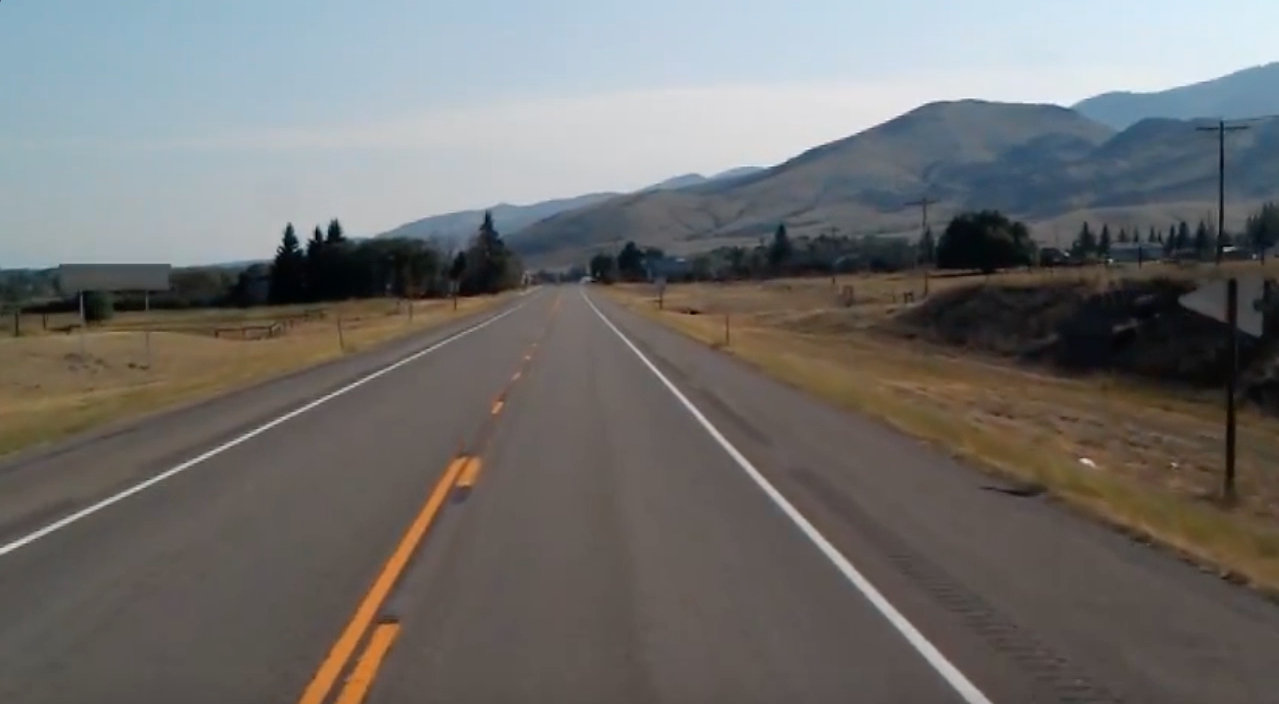
#> input picture Kiwi_Behavioural_Clonning/PC/Image_processing/FindingLanes/test_image.jpg, 1279 x 704 px, given in place of the camera
$ python ColourGui.py
#> lines starting #> are read from the running program, lines starting #| are printed output that depends on the picture; after the words box and inside, x2 and y2 are one past the last pixel; in counts of white or black regions, pixels touching at a corner belong together
import cv2
import numpy as np

def nothing(x):
    pass

def create_sliders(color_name, low, high):
    """Create HSV sliders attached to the 'Stream' window."""
    cv2.namedWindow('Stream', cv2.WINDOW_NORMAL)
    cv2.resizeWindow('Stream', 1000, 500)
    cv2.createTrackbar(f'{color_name}_L-H', 'Stream', low[0], 179, nothing)
    cv2.createTrackbar(f'{color_name}_L-S', 'Stream', low[1], 255, nothing)
    cv2.createTrackbar(f'{color_name}_L-V', 'Stream', low[2], 255, nothing)
    cv2.createTrackbar(f'{color_name}_H-H', 'Stream', high[0], 179, nothing)
    cv2.createTrackbar(f'{color_name}_H-S', 'Stream', high[1], 255, nothing)
    cv2.createTrackbar(f'{color_name}_H-V', 'Stream', high[2], 255, nothing)

def get_slider_values(color_name):
    """Get current HSV slider values for the active color."""
    l_h = cv2.getTrackbarPos(f'{color_name}_L-H', 'Stream')
    l_s = cv2.getTrackbarPos(f'{color_name}_L-S', 'Stream')
    l_v = cv2.getTrackbarPos(f'{color_name}_L-V', 'Stream')
    h_h = cv2.getTrackbarPos(f'{color_name}_H-H', 'Stream')
    h_s = cv2.getTrackbarPos(f'{color_name}_H-S', 'Stream')
    h_v = cv2.getTrackbarPos(f'{color_name}_H-V', 'Stream')
    return np.array([l_h, l_s, l_v]), np.array([h_h, h_s, h_v])

def draw_text(img, text, pos, color=(0, 255, 0), scale=2, thickness=2):
    cv2.putText(img, text, pos, cv2.FONT_HERSHEY_SIMPLEX, scale, color, thickness, cv2.LINE_AA)

def main():
    # Use DirectShow backend on Windows for better compatibility
    print("Attempting to open camera...")
    cap = cv2.VideoCapture(0, cv2.CAP_DSHOW)

    if not cap.isOpened():
        print("Cannot open webcam at index 0 with DirectShow, trying default backend...")
        cap = cv2.VideoCapture(0)
        if not cap.isOpened():
            print("Cannot open webcam. Please check your camera connection.")
            return

    print("Camera opened successfully!")
    print(f"Camera resolution: {int(cap.get(cv2.CAP_PROP_FRAME_WIDTH))}x{int(cap.get(cv2.CAP_PROP_FRAME_HEIGHT))}")

    presets = {
        'Yellow': (np.array([20, 100, 100]), np.array([30, 255, 255])),
        'Blue': (np.array([100, 100, 100]), np.array([130, 255, 255]))
    }

    mode = 1  # Start in combined mode (show values and combined filter)

    # For modes 2 and 3, we need sliders, so create them upfront:
    # We'll create/destroy window on mode change, but start with no sliders for mode 1.
    # We'll create sliders on demand.

    # Track current active color for slider mode
    active_color = None

    print("Controls:")
    print("1: Show combined mask and HSV values (no sliders)")
    print("2: Show Blue sliders and Blue filtered stream")
    print("3: Show Yellow sliders and Yellow filtered stream")
    print("q or ESC: Quit")
    print("\nStarting video stream...")

    frame_count = 0
    while True:
        ret, frame = cap.read()
#> frame is the input picture: shape (704, 1279, 3); mean B, G, R 109.7, 111.3, 112.3
        if not ret:
            print(f"Can't receive frame after {frame_count} frames. Exiting ...")
            break

        frame_count += 1
        if frame_count == 1:
            print(f"First frame received! Shape: {frame.shape}")
#| First frame received! Shape: (704, 1279, 3)

        hsv = cv2.cvtColor(frame, cv2.COLOR_BGR2HSV)
#> hsv: shape (704, 1279, 3); mean H, S, V 51.3, 49.6, 121.7

        if mode == 1:
            # Combined mask
            lower_yellow, upper_yellow = presets['Yellow']
            lower_blue, upper_blue = presets['Blue']

            # If sliders were ever created, read their values
            if active_color == 'Yellow':
                lower_yellow, upper_yellow = get_slider_values('Yellow')
            elif active_color == 'Blue':
                lower_blue, upper_blue = get_slider_values('Blue')

            mask_yellow = cv2.inRange(hsv, lower_yellow, upper_yellow)
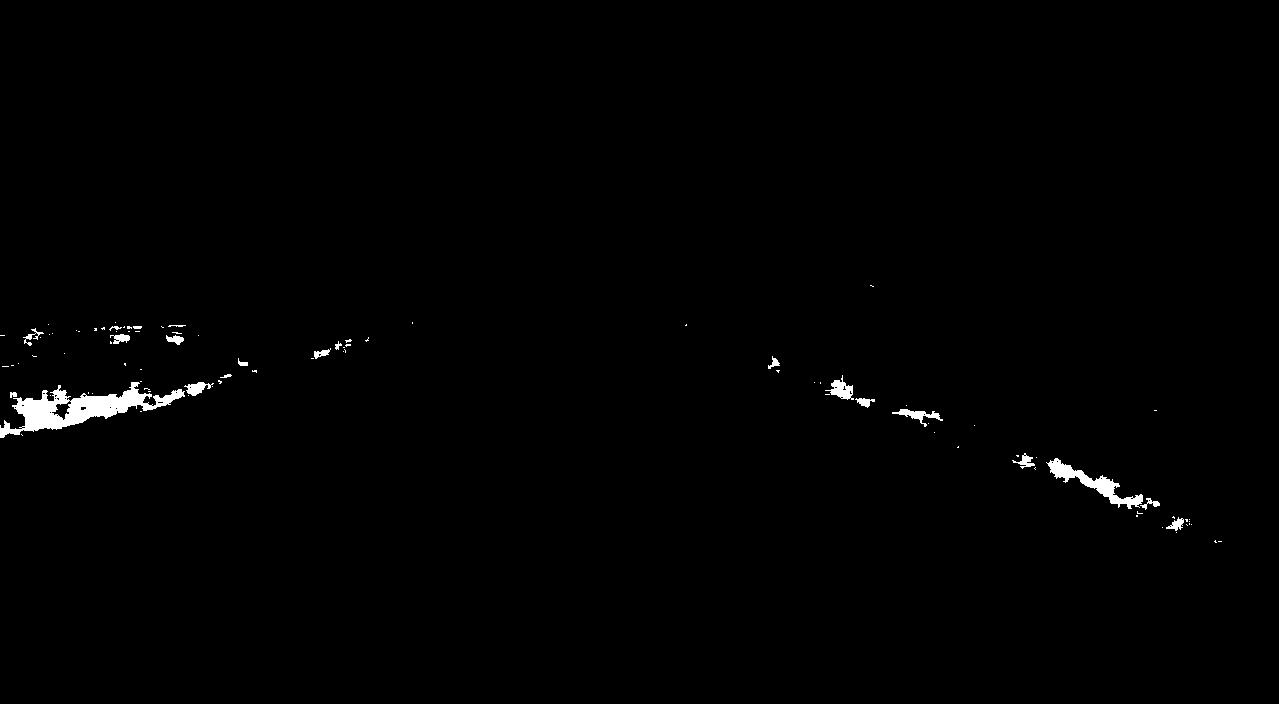
#> mask_yellow: shape (704, 1279); 0.78% white; 95 white regions (74 under 20 px), largest, box (x1, y1, x2, y2) and area: (0, 382, 185, 438) 3616, (1046, 458, 1143, 509) 1177, (825, 375, 854, 400) 319
            mask_blue = cv2.inRange(hsv, lower_blue, upper_blue)
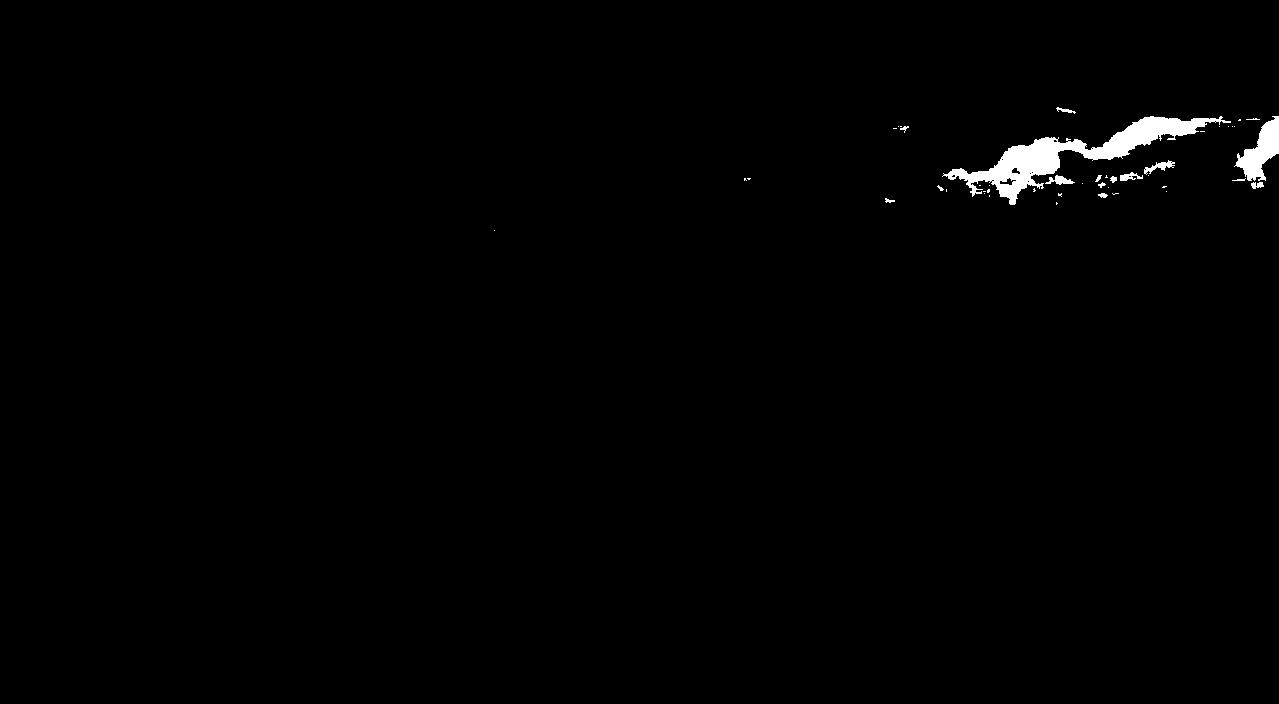
#> mask_blue: shape (704, 1279); 0.89% white; 45 white regions (31 under 20 px), largest, box (x1, y1, x2, y2) and area: (942, 116, 1231, 205) 5760, (1234, 116, 1279, 181) 1373, (1144, 160, 1175, 175) 169
            combined_mask = cv2.bitwise_or(mask_yellow, mask_blue)
#> combined_mask: shape (704, 1279); 1.7% white; 140 white regions (105 under 20 px), largest, box (x1, y1, x2, y2) and area: (942, 116, 1231, 205) 5760, (0, 382, 185, 438) 3616, (1234, 116, 1279, 181) 1373
            result = cv2.bitwise_and(frame, frame, mask=combined_mask)
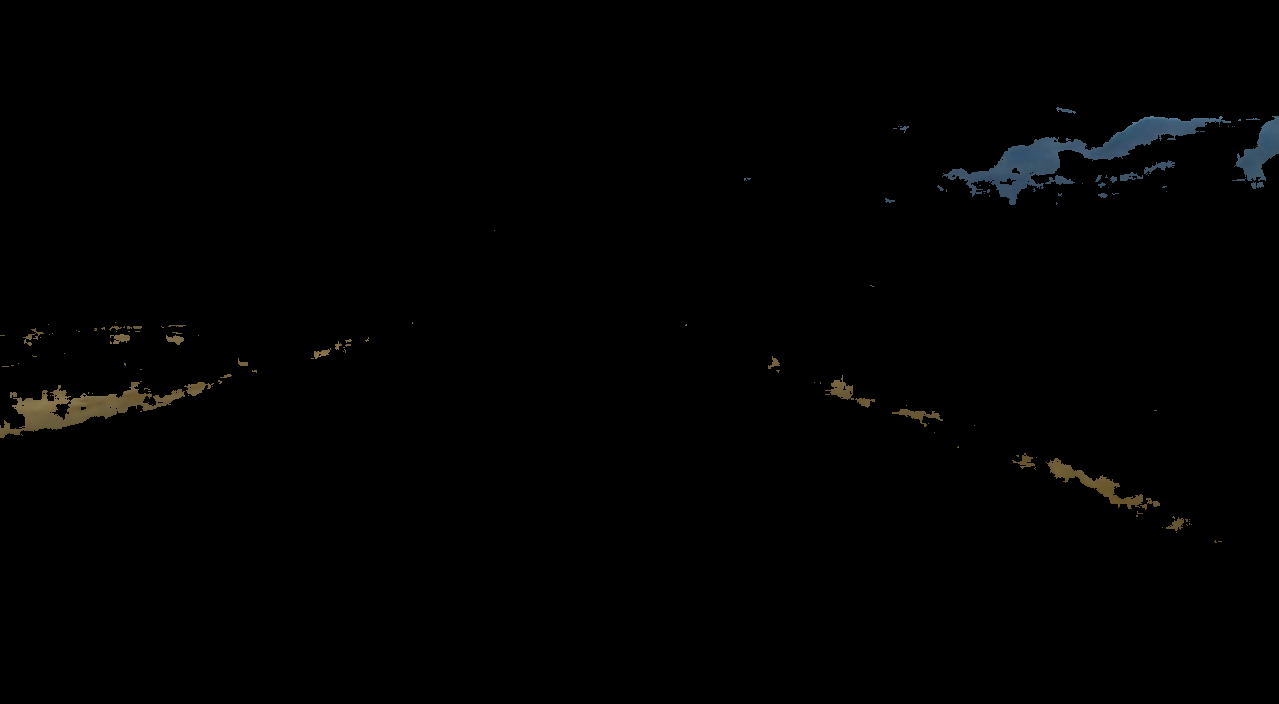
#> result: shape (704, 1279, 3); mean B, G, R 1.4, 1.5, 1.4

            # Display combined stream side by side: Original | Filtered
            combined = np.hstack((frame, result))
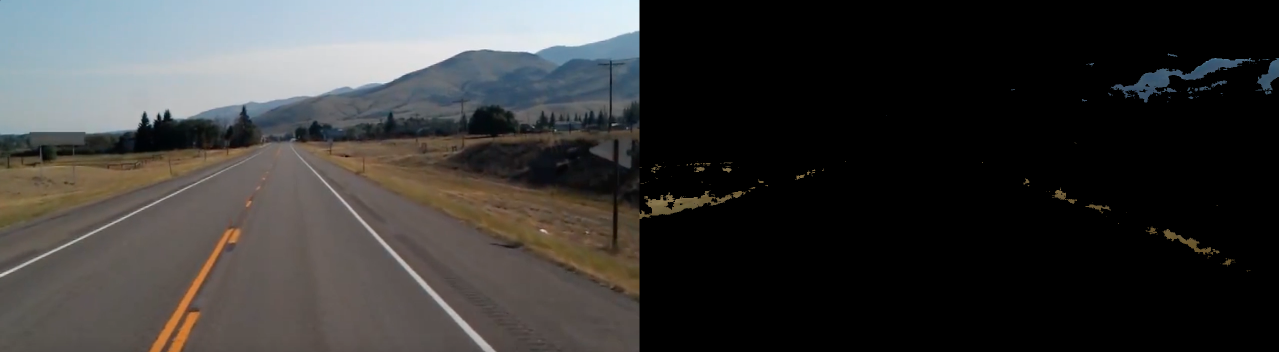
#> combined: shape (704, 2558, 3) (shown at 1/2 size); mean B, G, R 55.6, 56.4, 56.9

            # Create a black canvas for HSV values
            info_canvas = np.zeros((200, combined.shape[1], 3), dtype=np.uint8)

            # Get slider values or preset values for display
            yl_l, yl_h = lower_yellow, upper_yellow
            bl_l, bl_h = lower_blue, upper_blue

            # Draw Yellow HSV values
            draw_text(info_canvas, "Yellow HSV:", (10, 60))
            draw_text(info_canvas, f"Low H: {yl_l[0]} S: {yl_l[1]} V: {yl_l[2]}", (10, 120))
            draw_text(info_canvas, f"High H: {yl_h[0]} S: {yl_h[1]} V: {yl_h[2]}", (10, 180))

            # Draw Blue HSV values
            draw_text(info_canvas, "Blue HSV:", (1000, 60))
            draw_text(info_canvas, f"Low H: {bl_l[0]} S: {bl_l[1]} V: {bl_l[2]}", (1000, 120))
            draw_text(info_canvas, f"High H: {bl_h[0]} S: {bl_h[1]} V: {bl_h[2]}", (1000, 180))
#> in draw_text (call 6), `cv2.putText(img, text, pos, cv2.FONT_HERSHEY_SIMPLEX, scale, color, th..`:
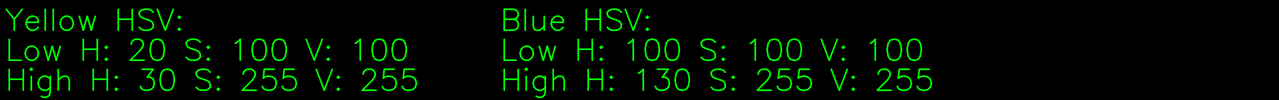
#> img: shape (200, 2558, 3) (shown at 1/2 size); mean of channels 0, 1, 2 0, 13.2, 0; drawn as B, G, R

            # Stack combined image and info canvas vertically
            display = np.vstack((info_canvas, combined))
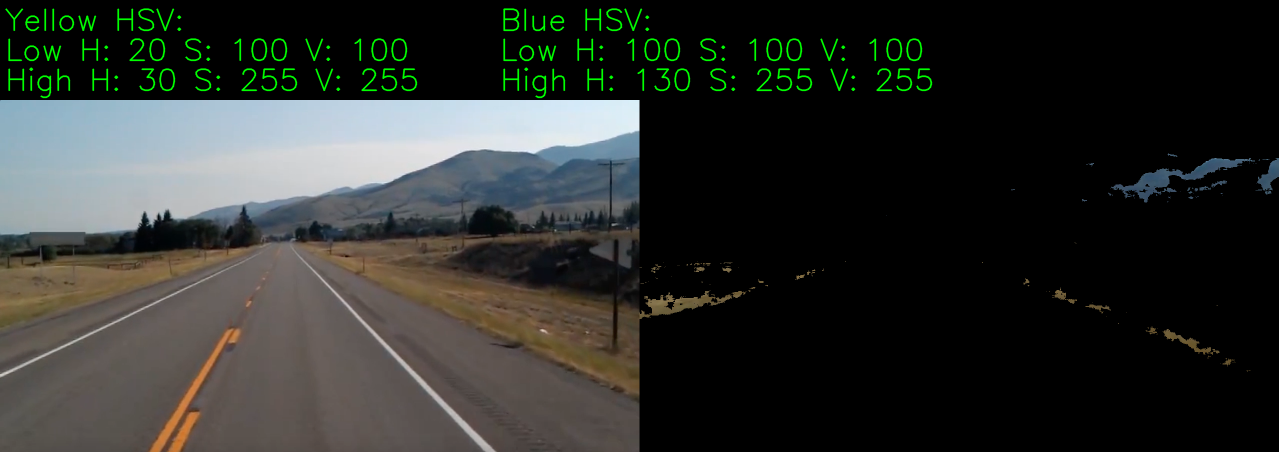
#> display: shape (904, 2558, 3) (shown at 1/2 size); mean of channels 0, 1, 2 43.3, 46.8, 44.3; drawn as B, G, R

            cv2.imshow('Stream', display)

            # Destroy sliders window if it exists
            if active_color is not None:
                cv2.destroyWindow('Stream')
                cv2.namedWindow('Stream', cv2.WINDOW_NORMAL)
                active_color = None  # Clear active sliders

        elif mode == 2:
            # Blue sliders + Blue mask only
            if active_color != 'Blue':
                cv2.destroyWindow('Stream')
                create_sliders('Blue', *presets['Blue'])
                active_color = 'Blue'

            lower_blue, upper_blue = get_slider_values('Blue')
            mask_blue = cv2.inRange(hsv, lower_blue, upper_blue)
            result = cv2.bitwise_and(frame, frame, mask=mask_blue)

            combined = np.hstack((frame, result))
            cv2.imshow('Stream', combined)

        elif mode == 3:
            # Yellow sliders + Yellow mask only
            if active_color != 'Yellow':
                cv2.destroyWindow('Stream')
                create_sliders('Yellow', *presets['Yellow'])
                active_color = 'Yellow'

            lower_yellow, upper_yellow = get_slider_values('Yellow')
            mask_yellow = cv2.inRange(hsv, lower_yellow, upper_yellow)
            result = cv2.bitwise_and(frame, frame, mask=mask_yellow)

            combined = np.hstack((frame, result))
            cv2.imshow('Stream', combined)

        key = cv2.waitKey(1) & 0xFF
#> (key q is pressed here)
        if key in [27, ord('q')]:
            break
        elif key == ord('1'):
            mode = 1
        elif key == ord('2'):
            mode = 2
        elif key == ord('3'):
            mode = 3

    cap.release()
    cv2.destroyAllWindows()

if __name__ == "__main__":
    main()
